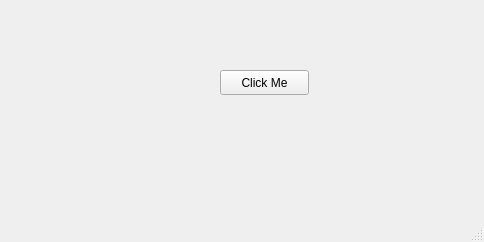
<?xml version="1.0" encoding="UTF-8"?>
<ui version="4.0">
 <class>MainWindow</class>
 <widget class="QMainWindow" name="MainWindow">
  <property name="geometry">
   <rect>
    <x>0</x>
    <y>0</y>
    <width>484</width>
    <height>242</height>
   </rect>
  </property>
  <property name="windowTitle">
   <string>MainWindow</string>
  </property>
  <widget class="QWidget" name="centralwidget">
   <widget class="QPushButton" name="pushButton">
    <property name="geometry">
     <rect>
      <x>220</x>
      <y>70</y>
      <width>89</width>
      <height>25</height>
     </rect>
    </property>
    <property name="text">
     <string>Click Me</string>
    </property>
   </widget>
  </widget>
  <widget class="QMenuBar" name="menubar">
   <property name="geometry">
    <rect>
     <x>0</x>
     <y>0</y>
     <width>484</width>
     <height>22</height>
    </rect>
   </property>
  </widget>
  <widget class="QStatusBar" name="statusbar"/>
 </widget>
 <resources/>
 <connections>
  <connection>
   <sender>pushButton</sender>
   <signal>clicked()</signal>
   <receiver>MainWindow</receiver>
   <slot>close()</slot>
   <hints>
    <hint type="sourcelabel">
     <x>272</x>
     <y>100</y>
    </hint>
    <hint type="destinationlabel">
     <x>411</x>
     <y>127</y>
    </hint>
   </hints>
  </connection>
 </connections>
</ui>
